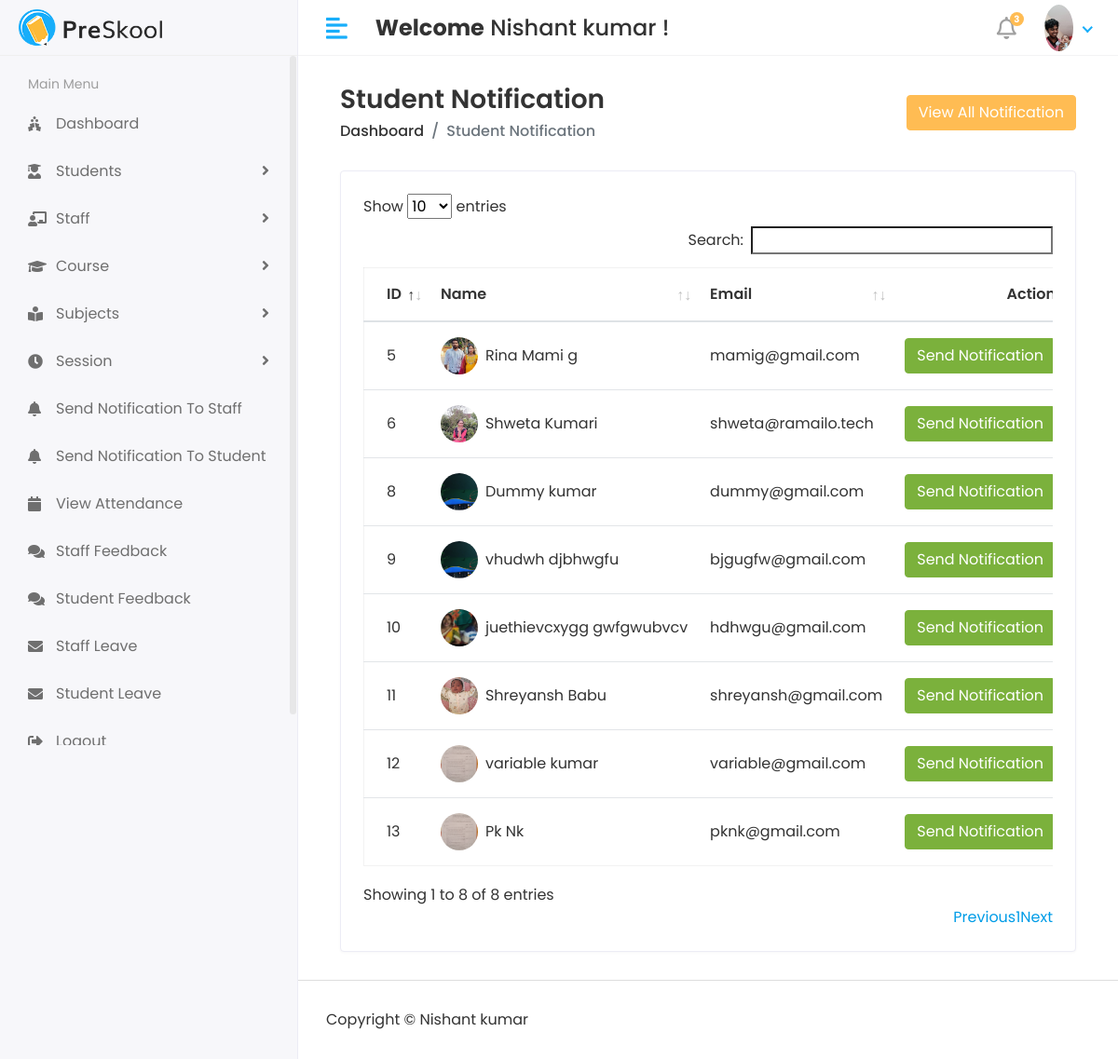
The page /hod/student/send_notification/ (signed in) on the database as committed earlier.
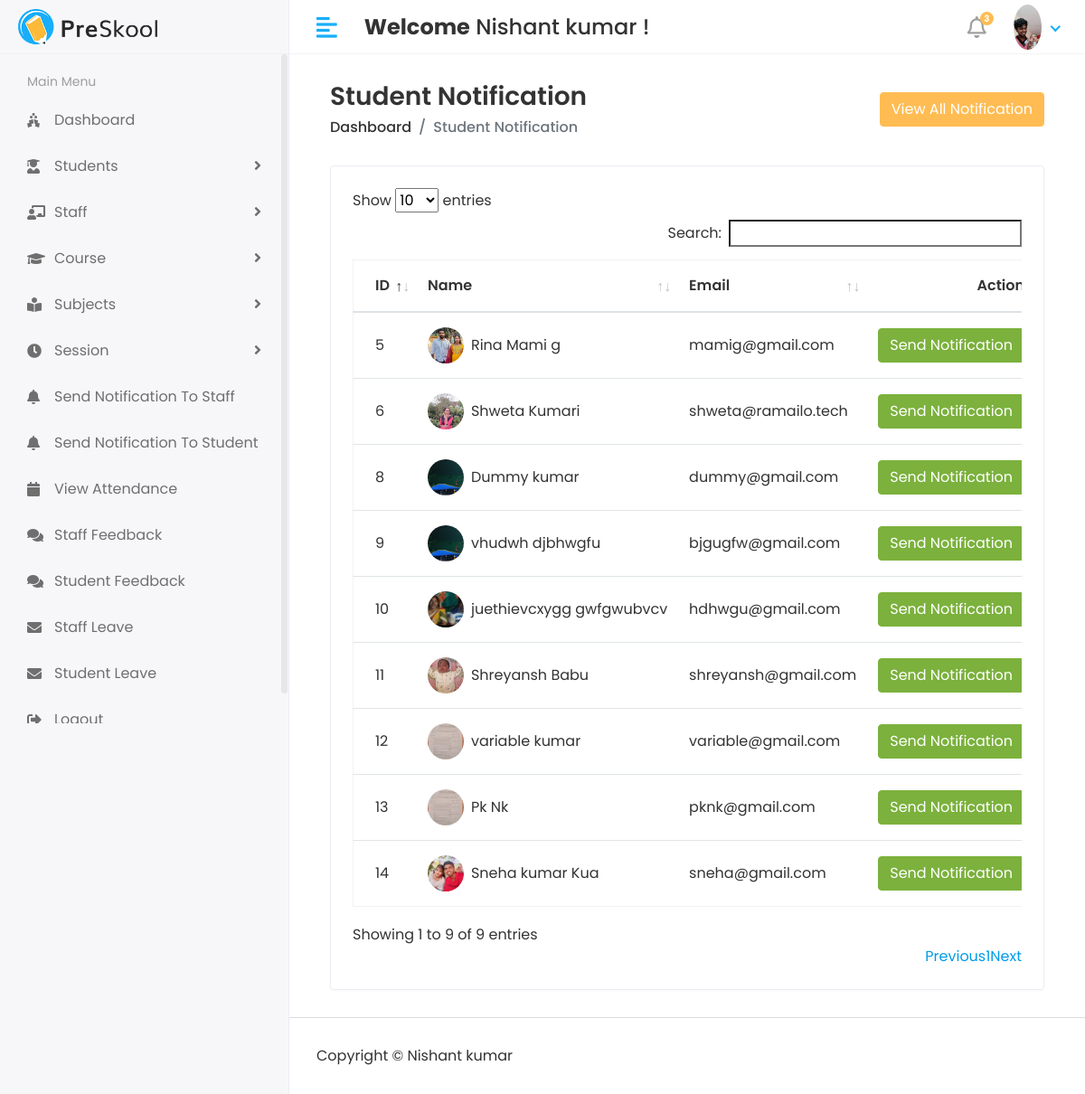
The same page on the database as committed later.
### api/models.py (models this page shows, shortened)
class CustomUser(AbstractUser):
    User = (
        (1, 'HOD'),
        (2, 'STAFF'),
        (3, 'Student')
    )
    user_type = models.CharField(choices=User, max_length=50, default=1)
    profile_pic = models.ImageField(upload_to='media/profile_pic')

class Student(models.Model):
    admin = models.OneToOneField(CustomUser, on_delete=models.CASCADE)
    address = models.TextField()
    gender = models.CharField(max_length=100)
    course_id = models.ForeignKey(Course, on_delete=models.DO_NOTHING)
    session_year_id = models.ForeignKey(
        Session_Year, on_delete=models.DO_NOTHING)
    created_at = models.DateTimeField(auto_now_add=True)
    updated_at = models.DateTimeField(auto_now=True)

### elearning/Hod_Views.py (the view)
@login_required(login_url='/')
def student_notification(request):
    student = Student.objects.all()
    notification = Student_Notification.objects.all()
    context = {
        'student': student,
        'notification': notification,
    }
    return render(request, 'Hod/send_student_notification.html', context)

### templates/Hod/send_student_notification.html (shortened to what this page needs)
{% extends "base.html" %} {% block content %}
<div class="content container-fluid">
  <div class="page-header">
    <div class="row align-items-center">
      <div class="col">
        <h3 class="page-title">Student Notification</h3>
        <ul class="breadcrumb">
          <li class="breadcrumb-item">
            <a href='{% url "hod/home/" %}'>Dashboard</a>
          </li>
          <li class="breadcrumb-item active">Student Notification</li>
        </ul>
      </div>
      <div class="col-auto text-right float-right ml-auto">
        <button
          type="button"
          class="btn btn-primary"
          data-toggle="modal"
          data-target="#viewmodal"
        >
          View All Notification
        </button>
      </div>
    </div>
  </div>
  <div class="row">
    <div class="col-sm-12">
      <div class="card card-table">
        <div class="card-body">
          <div class="table-responsive">
            <table id="table_id" class="table table-hover table-center mb-0">
              <thead>
                <tr>
                  <th>ID</th>
                  <th>Name</th>
                  <th>Email</th>
                  <th class="text-right">Action</th>
                </tr>
              </thead>
              <tbody>
                {% for i in student %}
                <tr>
                  <td>{{i.id}}</td>
                  <td>
                    <h2 class="table-avatar">
                      <a
                        href="student-details.html"
                        class="avatar avatar-sm mr-2"
                        ><img
                          class="avatar-img rounded-circle"
                          src="/{{i.admin.profile_pic}}"
                          alt="User Image"
                      /></a>
                      <a href="student-details.html"
                        >{{i.admin.first_name}}&nbsp;{{i.admin.last_name}}</a
                      >
                    </h2>
                  </td>
                  <td>{{i.admin.email}}</td>
                  <td class="text-right">
                    <button
                      type="button"
                      class="btn btn-success"
                      data-toggle="modal"
                      data-target="#exampleModalCenter-{{forloop.counter}}"
                    >
                      Send Notification
                    </button>
                  </td>
                </tr>
                {% endfor %}
              </tbody>
            </table>
          </div>
        </div>
      </div>
    </div>
  </div>
</div>
{% endblock content %}

### templates/base.html (shortened to what this page needs)
<!DOCTYPE html>
<html lang="en">
  {% load static %}
  <head>
    <link
      rel="stylesheet"
      href="{% static 'assets/plugins/bootstrap/css/bootstrap.min.css' %}"
    />
    <link
      rel="stylesheet"
      href="{% static 'assets/plugins/fontawesome/css/fontawesome.min.css' %}"
    />
    <link
      rel="stylesheet"
      href="{% static 'assets/plugins/fontawesome/css/all.min.css' %}"
    />
    <link rel="stylesheet" href="{% static 'assets/css/style.css' %}" />
    <link
      rel="stylesheet"
      href="{% static 'assets/plugins/datatables/datatables.min.css' %}"
    />
  </head>
  <body>
    <div class="main-wrapper">
      {% include 'includes/header.html' %} {% include 'includes/sidebar.html' %}
      <div class="page-wrapper">
        <div class="content container-fluid">
          {% block content %}{% endblock content %}
        </div>
        {% include "includes/footer.html" %}
      </div>
    </div>
  </body>
</html>

### templates/includes/header.html (shortened to what this page needs)
{% load static %}
<div class="header">
  <div class="header-left">
    <a href="#" class="logo">
      <img src="{% static 'assets/img/logo.png' %}" alt="Logo" />
    </a>
  </div>
  <a href="javascript:void(0);" id="toggle_btn">
    <i class="fas fa-align-left"></i>
  </a>
  <div class="top-nav-search mt-3">
    <h4>
      <strong>Welcome</strong>&nbsp;<span
        >{{user.first_name}} {{ user.last_name }}</span
      >&nbsp;!
    </h4>
  </div>
  <ul class="nav user-menu">
    <li class="nav-item dropdown noti-dropdown">
      <a href="#" class="dropdown-toggle nav-link" data-toggle="dropdown">
        <i class="far fa-bell"></i> <span class="badge badge-pill">3</span>
      </a>
    </li>
    <li class="nav-item dropdown has-arrow">
      <a href="#" class="dropdown-toggle nav-link" data-toggle="dropdown">
        {% if user.profile_pic == "" %}
        <span class="user-img"
          ><img
            class="rounded-circle"
            src="{% static 'assets/img/img.png' %}"
            width="31"
            alt="Ryan Taylor"
        /></span>
        {% else %}
        <span class="user-img"
          ><img
            class="rounded-circle"
            src="/{{user.profile_pic}}"
            width="31"
            alt="Ryan Taylor"
        /></span>
        {% endif %}
      </a>
    </li>
  </ul>
</div>

### templates/includes/sidebar.html (shortened to what this page needs)
{% load active_link_tags %}
<div class="sidebar" id="sidebar">
  <div class="sidebar-inner slimscroll">
    <div id="sidebar-menu" class="sidebar-menu">
      {% if user.user_type == '1' %}
      <ul>
        <li class="menu-title">
          <span>Main Menu</span>
        </li>
        <li class="{% active_link 'hod/home' 'active' %}">
          <a href="{% url 'hod/home/' %}"
            ><i class="fas fa-holly-berry"></i> <span>Dashboard</span></a
          >
        </li>
        <li
          class="submenu {% active_link 'addstudent' 'active' %} {% active_link 'viewstudent' 'active' %}"
        >
          <a href="#"
            ><i class="fas fa-user-graduate"></i> <span> Students</span>
            <span class="menu-arrow"></span
          ></a>
        </li>
        <li
          class="submenu {% active_link 'addstaff' 'active' %} {% active_link 'viewstaff' 'active' %}"
        >
          <a href="#"
            ><i class="fas fa-chalkboard-teacher"></i> <span> Staff</span>
            <span class="menu-arrow"></span
          ></a>
        </li>
        <li
          class="submenu {% active_link 'addcourse' 'active' %} {% active_link 'viewcourse' 'active' %}"
        >
          <a href="#"
            ><i class="fa fa-graduation-cap"></i> <span> Course</span>
            <span class="menu-arrow"></span
          ></a>
        </li>
        <li
          class="submenu {% active_link 'addsubject' 'active' %} {% active_link 'viewsubject' 'active' %}"
        >
          <a href="#"
            ><i class="fas fa-book-reader"></i> <span> Subjects</span>
            <span class="menu-arrow"></span
          ></a>
        </li>
        <li
          class="submenu {% active_link 'addsession' 'active' %} {% active_link 'viewsession' 'active' %}"
        >
          <a href="#"
            ><i class="fas fa-clock"></i> <span> Session</span>
            <span class="menu-arrow"></span
          ></a>
        </li>
        <li class="{% active_link 'staff_notification' 'active' %}">
          <a href='{% url "staff_notification" %}'
            ><i class="fa fa-bell"></i>
            <span>Send Notification To Staff</span></a
          >
        </li>
        <li class="{% active_link 'student_notification' 'active' %}">
          <a href='{% url "student_notification" %}'
            ><i class="fa fa-bell"></i>
            <span>Send Notification To Student</span></a
          >
        </li>
        <li class="{% active_link 'hod_view_attendance' 'active' %}">
          <a href='{% url "hod_view_attendance" %}'
            ><i class="fa fa-calendar"></i> <span>View Attendance</span></a
          >
        </li>
        <li class="{% active_link 'staff_feedback_hod' 'active' %}">
          <a href='{% url "staff_feedback_hod" %}'
            ><i class="fas fa-comments"></i> <span>Staff Feedback</span></a
          >
        </li>
        <li class="{% active_link 'student_feedback_hod' 'active' %}">
          <a href='{% url "student_feedback_hod" %}'
            ><i class="fas fa-comments"></i> <span>Student Feedback</span></a
          >
        </li>
        <li class="{% active_link 'staff_leave_view' 'active' %}">
          <a href='{% url "staff_leave_view" %}'
            ><i class="fas fa-envelope"></i> <span>Staff Leave</span></a
          >
        </li>
        <li class="{% active_link 'student_leave_view' 'active' %}">
          <a href='{% url "student_leave_view" %}'
            ><i class="fas fa-envelope"></i> <span>Student Leave</span></a
          >
        </li>
        <li class="{% active_link 'logout' 'active' %}">
          <a href="{% url 'logout' %}"
            ><i class="fas fa-sign-out-alt"></i> <span>Logout</span></a
          >
        </li>
      </ul>
      {% endif %}
    </div>
  </div>
</div>

### templates/includes/footer.html
<footer>
  <p>Copyright © Nishant kumar</p>
</footer>

Rows that differ between the two databases and show on the page:
added Student: id "14", admin.profile_pic (picture), admin.first_name "Sneha kumar", admin.last_name "Kua", admin.email "sneha@gmail.com"
Other text that changed with them:
text written by a page script: "Show entries Search: Showing 1 to 8 of 8 entries Previous 1 Next" → "Show entries Search: Showing 1 to 9 of 9 entries Previous 1 Next"
